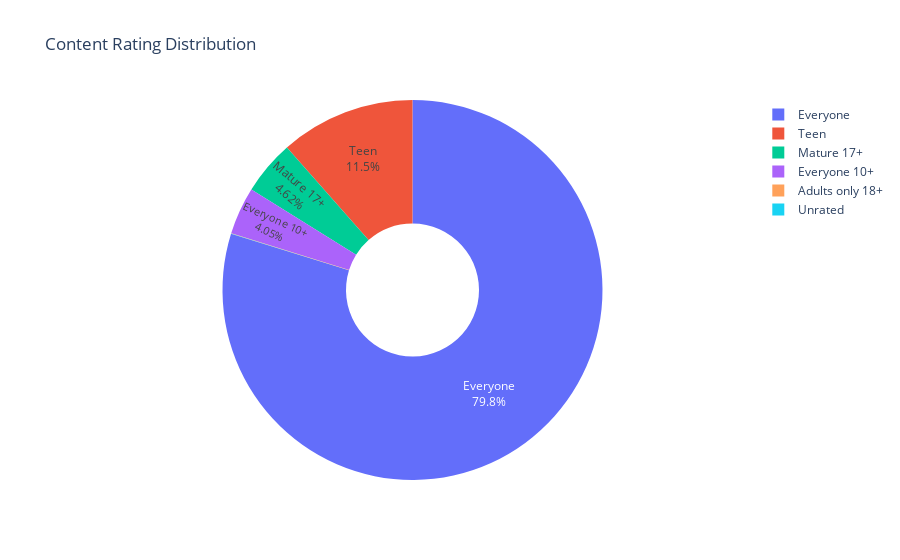

Notebook code cell kept with this figure:
### Code cell
# Plotly pie chart for Content_Rating distribution
import plotly.express as px
content_counts = df_apps_clean['Content_Rating'].fillna('Unknown').value_counts()
fig = px.pie(values=content_counts.values, names=content_counts.index, title='Content Rating Distribution', hole=0.35)
fig.update_traces(textposition='inside', textinfo='percent+label')
fig

### Figure 1 — Plotly figure (JSON) as saved in the notebook; plotly's stock layout.template omitted (floating-point values rounded to 4 significant figures)
{"data": [{"domain": {"x": [0, 1], "y": [0, 1]}, "hole": 0.35, "hovertemplate": "label=%{label}<br>value=%{value}<extra></extra>", "labels": ["Everyone", "Teen", "Mature 17+", "Everyone 10+", "Adults only 18+", "Unrated"], "legendgroup": "", "name": "", "showlegend": true, "textinfo": "percent+label", "textposition": "inside", "type": "pie", "values": [7094, 1022, 411, 360, 3, 1]}], "layout": {"legend": {"tracegroupgap": 0}, "title": {"text": "Content Rating Distribution"}}}
